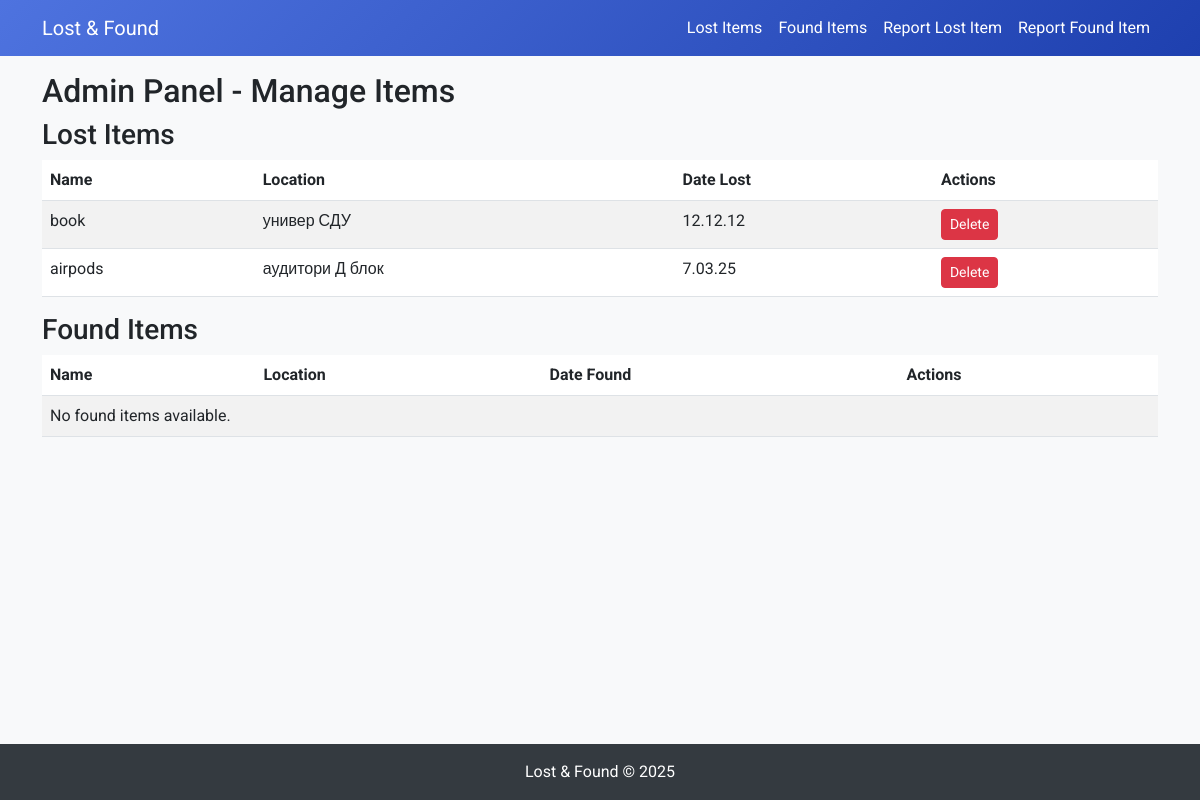
/admin-items/ (signed in), run on the app's committed database.
### items/models.py (models this page shows, shortened)
class LostItem(models.Model):
    name = models.CharField(max_length=200)
    description = models.TextField()
    location = models.CharField(max_length=255)
    date_lost = models.CharField(max_length=255)
    image = models.ImageField(upload_to="lost_items/", blank=True, null=True)
    user = models.ForeignKey(User, on_delete=models.CASCADE, default=2)
    is_found = models.BooleanField(default=False)

### items/views.py (the view)
# urls.py: path("admin-items/", views.admin_items_list, name="admin_items_list"),
@user_passes_test(is_staff_user)
def admin_items_list(request):
    lost_items = LostItem.objects.all()
    found_items = FoundItem.objects.all()
    return render(request, "items/admin_items_list.html", {"lost_items": lost_items, "found_items": found_items})

### items/views.py (called while the page is built)
def is_staff_user(user):
    return user.is_staff

### items/templates/items/admin_items_list.html
{% extends 'base.html' %}
{% block content %}
<h2>Admin Panel - Manage Items</h2>
<h3>Lost Items</h3>
<table class="table table-striped">
    <thead>
        <tr>
            <th>Name</th>
            <th>Location</th>
            <th>Date Lost</th>
            <th>Actions</th>
        </tr>
    </thead>
    <tbody>
        {% for item in lost_items %}
        <tr>
            <td>{{ item.name }}</td>
            <td>{{ item.location }}</td>
            <td>{{ item.date_lost }}</td>
            <td>
                <a href="{% url 'delete_lost_item' item.id %}" class="btn btn-danger btn-sm">Delete</a>
            </td>
        </tr>
        {% empty %}
        <tr><td colspan="4">No lost items available.</td></tr>
        {% endfor %}
    </tbody>
</table>
<h3>Found Items</h3>
<table class="table table-striped">
    <thead>
        <tr>
            <th>Name</th>
            <th>Location</th>
            <th>Date Found</th>
            <th>Actions</th>
        </tr>
    </thead>
    <tbody>
        {% for item in found_items %}
        <tr>
            <td>{{ item.name }}</td>
            <td>{{ item.location }}</td>
            <td>{{ item.date_found }}</td>
            <td>
                <a href="{% url 'delete_found_item' item.id %}" class="btn btn-danger btn-sm">Delete</a>
            </td>
        </tr>
        {% empty %}
        <tr><td colspan="4">No found items available.</td></tr>
        {% endfor %}
    </tbody>
</table>
{% endblock %}

### items/templates/base.html (style rules this page uses)
html, body { height: 100%; margin: 0; padding: 0; font-family: 'Roboto', sans-serif; }
body { display: flex; flex-direction: column; background-color: #f8f9fa; }
.table thead tr { background-color: #4E73DF; color: #ffffff; }

### data on the page
LostItem: name "book", location "универ СДУ", date_lost "12.12.12"
LostItem: name "airpods", location "аудитори Д блок", date_lost "7.03.25"
